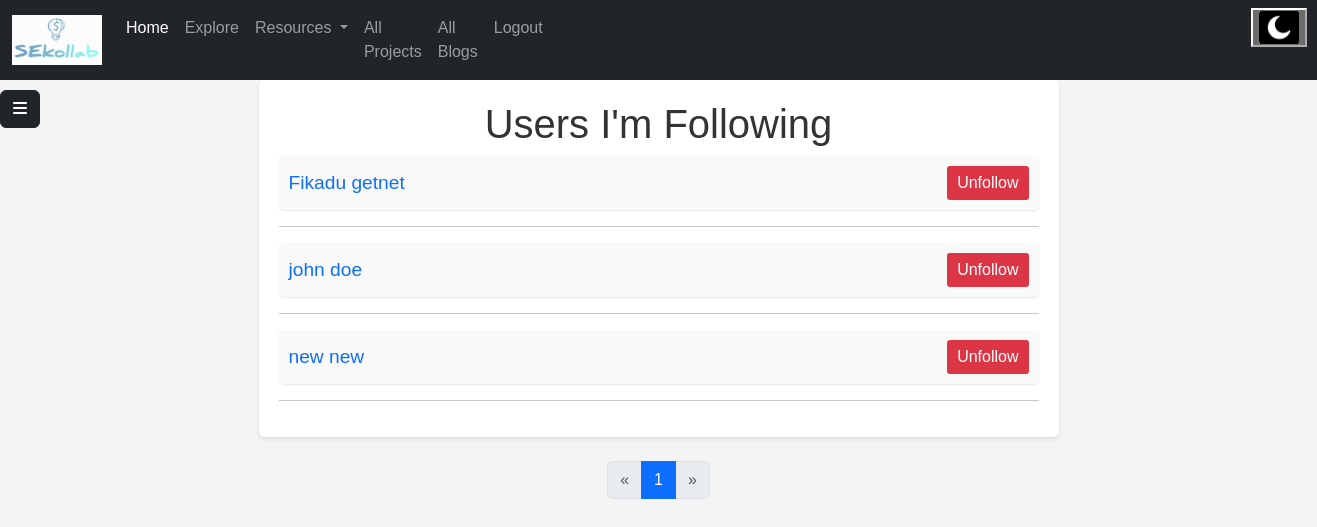
/myfollowing (signed in), run on the app's committed database.
### models.py (models this page shows)
class Follower(db.Model):
    __tablename__ = "followers"
    id = Column(Integer, primary_key=True, autoincrement=True)
    user_id = Column(Integer, ForeignKey('users.id', ondelete='CASCADE'), nullable=False)
    follower_id = Column(Integer, ForeignKey('users.id', ondelete='CASCADE'), nullable=False)
    followed_user = relationship("User", foreign_keys=[user_id], back_populates="followers")
    follower = relationship("User", foreign_keys=[follower_id], back_populates="following")

class User(UserMixin, db.Model):
    __tablename__ = "users"
    id = Column(Integer, primary_key=True, autoincrement=True)
    email = Column(String(100), unique=True)
    username = Column(String)
    fname = Column(String(30), nullable=False)
    lname = Column(String(30), nullable=False)
    profile_photo = Column(String)
    about_me = Column(String, nullable=False)
    phone_number = Column(String(11), nullable=False)
    age = Column(String(11), nullable=False)
    status = Column(String, nullable=False)
    skills = Column(String, nullable=False)
    portfolio = Column(String)
    password = Column(String(100))
    date = Column(String, nullable=False, default=datetime.date.today().strftime("%B %d, %Y"))
    is_active = db.Column(db.Boolean, default=True)
    country = Column(String, nullable=False)
    City = Column(String, nullable=False)
    twitter = Column(String)
    github = Column(String)
    education_status = Column(String)
    employment_status=Column(String, nullable=False)
    blogs = relationship("Blog", back_populates="author")
    comments = relationship("Userscomment", back_populates="user")
    liked_blogs = relationship("Blog", secondary='liked_blogs', backref='liking_users')
    collabration = relationship("Collabration", back_populates="user")
    followers = relationship("Follower", foreign_keys="[Follower.user_id]",back_populates="followed_user")
    following = relationship("Follower", foreign_keys="[Follower.follower_id]", back_populates="follower")
    interests = relationship("Interest", back_populates="user")

### main.py (the view)
@app.route("/myfollowing", methods=["GET", "POST"])
@login_required
def myfollowing():
    page = request.args.get("page", default=1, type=int)
    per_page = 10
    offset = (page - 1) * per_page
    user = User.query.get(current_user.id)
    following = Follower.query.filter_by(follower_id=current_user.id).offset(offset).limit(per_page).all()
    total_records = User.query.count()
    total_pages = (total_records // per_page) + (1 if total_records % per_page > 0 else 0)
    return render_template("myfollowing.html", allfollowing=following, user=user, page=page, total_pages=total_pages)

### main.py (called while the page is built)
@login_manager.user_loader
def load_user(user_id):
    return User.query.get(int(user_id))

### templates/myfollowing.html (shortened to what this page needs)
<!DOCTYPE html>
<html lang="en">
<head>
    <link href="https://cdn.jsdelivr.net/npm/bootstrap@5.3.3/dist/css/bootstrap.min.css" rel="stylesheet">
    <link rel="stylesheet" href="../static/css/myfollowing.css">
    <link rel="stylesheet" href="../static/css/sidebar.css">
</head>
<body>
{% include "navigationloggedin.html" %}
{% include "sidebar.html" %}
    <div class="container">
        <h1>Users I'm Following</h1>
        <div class="followers">
            {% if allfollowing %}
            {% for f in allfollowing %}
            <div class="follower">
               <a href="{{ url_for('profile',id=f.follower.id) }}"><p>{{ f.followed_user.fname }} {{ f.followed_user.lname }}</p></a>
                <button class="unfollow-btn" follower-id="{{ f.follower_id }}" >Unfollow</button>
            </div>
            <hr>
            {% endfor %}
            {% else %}
            <h3 style="margin-left: 30%;margin-top:40px;">You don't follow anyone yet</h3>
            <a style="margin-left: 30%" href="{{ url_for('otherusers') }}"><button type="button" class="btn btn-info">Click her to see other users</button></a>
            {% endif %}
        </div>
    </div>
<nav class="my-4" aria-label="...">
  <ul class="pagination justify-content-center">
    <li class="page-item {{ 'disabled' if page <= 1 else '' }}">
      <a class="page-link" href="{{ url_for('myfollowing', page=page-1) }}" tabindex="-1" aria-disabled="{{ 'true' if page <= 1 else 'false' }}">&laquo;</a>
    </li>
    {% for p in range(1, total_pages + 1) %}
      <li class="page-item {{ 'active' if p == page else '' }}">
        <a class="page-link" href="{{ url_for('myfollowing', page=p) }}">{{ p }}</a>
      </li>
    {% endfor %}
    <li class="page-item {{ 'disabled' if page >= total_pages else '' }}">
      <a class="page-link" href="{{ url_for('myfollowing', page=page+1) }}">&raquo;</a>
    </li>
  </ul>
</nav>
</body>
</html>

### static/css/myfollowing.css (style rules this page uses)
body { font-family: Arial, sans-serif; background-color: #f4f4f4; margin: 0; }
.container { max-width: 800px; margin: 0 auto; background-color: #fff; padding: 20px; border-radius: 5px; box-shadow: 0 2px 4px rgba(0, 0, 0, 0.1); }
h1 { text-align: center; color: #333; }
.follower { display: flex; align-items: center; justify-content: space-between; margin-bottom: 10px; padding: 10px; background-color: #f9f9f9; border-radius: 5px; box-shadow: 0 1px 2px rgba(0, 0, 0, 0.1); }
.follower p { margin: 0; font-size: 1.2em; }
.unfollow-btn { background-color: #dc3545; color: #fff; border: none; padding: 5px 10px; border-radius: 3px; cursor: pointer; }
a { text-decoration: none; }

### static/css/sidebar.css (style rules this page uses)
a { text-decoration: none; }
li { color: black; }

### data on the page
Follower: followed_user.fname "Fikadu", followed_user.lname "getnet"
Follower: followed_user.fname "john", followed_user.lname "doe"
Follower: followed_user.fname "new", followed_user.lname "new"

### other printed values
{{ p }} "1"
